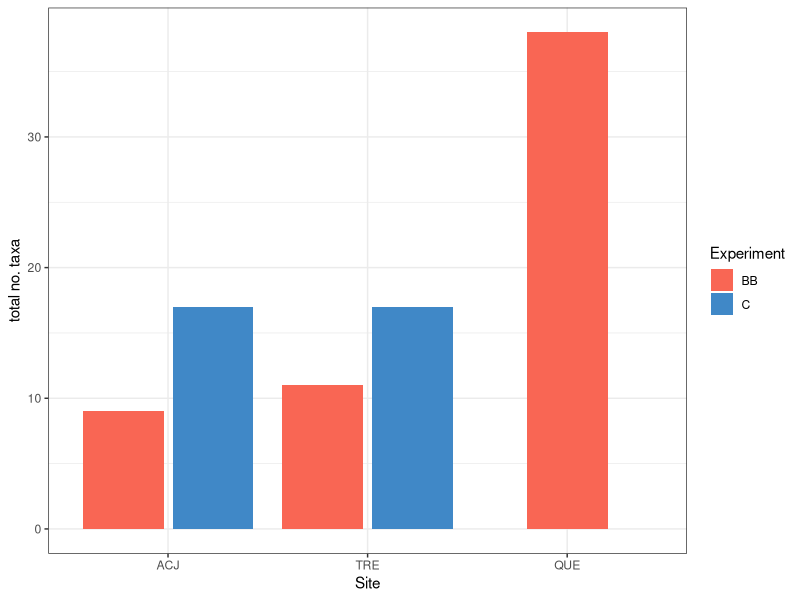
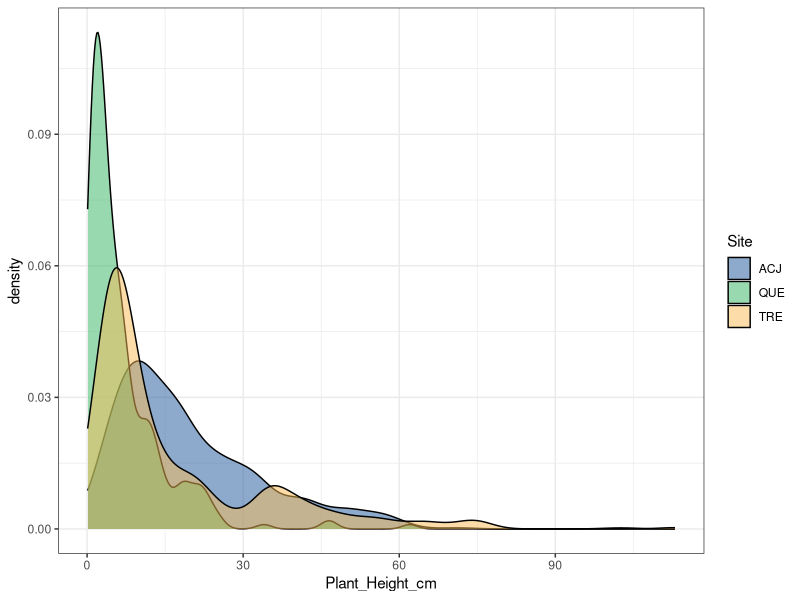

The R script that drew these images, in order:
# Plant functional trait course 5
# Cusco/Wayqecha, Peru - March 2019
#
# Group 3: Trait & taxonomic community response to fire and elevation
# Authors: Dagmar D. Egelkraut, Lucely Vilca Bustamante, Sonya Geange,
#          Korina Ocampo-Zuleta, Jonathan von Oppen, Jess Rickenback, 
#          Tanya Strydom
# Contact: dagmar.egelkraut@uib.no

### 0) Dependencies ----
if(!require(skimr)){        # for quick overview of dataset
  install.packages("skimr")
  library(skimr)
}
library(tidyverse)

### .5) Colour scheme ----
# ( from https://color.adobe.com/SRADDET-Sud-2-color-theme-14318632 )
theme_red <- "#F96654"
theme_blue <- "#4088C7"
theme_green <- "#34B362"
theme_darkblue <- "#1D5799"
theme_yellow <- "#FABC55"

### 1) Import data ----
fire_traits <- read.csv("PFTC5_Peru_2020_LeafTraits_cleaned_20-03-21.csv", 
                        header = T, 
                        sep = ",")

### 2) Inspect data, calculate variables ----
skim(fire_traits)

# LeafArea_cm2 is a factor, make numeric
fire_traits$LeafArea_cm2 <- as.numeric(fire_traits$LeafArea_cm2)

# create taxon column from Genus + species
fire_traits <- fire_traits %>% 
  mutate(Taxon = paste(Genus, " ", Species))
fire_traits$Taxon <- as.factor(fire_traits$Taxon)

# Average leaf thickness measurements
fire_traits <- fire_traits %>% 
  mutate(Leaf_Thickness_avg_mm = 
           (Leaf_Thickness_1_mm + Leaf_Thickness_2_mm + Leaf_Thickness_3_mm) / 3)

# QUE contains C samples, have to be BB -> recode (NOT WORKING YET; TO BE FINISHED)
fire_traits <- fire_traits %>% 
  mutate_at(vars(Experiment, Site), as.character) %>% 
  mutate(.,
         Experiment = ifelse(Site == "QUE" & Experiment %in% c("C", "B"), "BB", Experiment)
  )

# check again
skim(fire_traits)

### 3) Clean dataset ----
# limit to traits project
fire_traits_compl <- fire_traits %>% 
  filter(Project == "T") %>% 
# exclude cases with NA in Experiment, just for ease
  drop_na(Experiment) %>% 
# also drop WAY samples, as not our focus
  filter(!Site == "WAY")

### 4) Summary graphs ----
# N species per site and treatment
fire_traits_compl %>% group_by(Site, Experiment) %>% 
  summarise(n_taxa = n_distinct(Taxon)) %>% 
  ggplot(aes(x = Site, y = n_taxa, fill = Experiment)) +
    geom_bar(stat = "identity", position = position_dodge2(preserve = "single")) +
    scale_fill_manual(values = c(theme_red, theme_blue)) +
    scale_x_discrete(limits = c("ACJ", "TRE", "QUE")) +
    theme_bw() +
    labs(y = "total no. taxa")

fire_traits_compl %>% #group_by(Site) %>% 
  ggplot(aes(Plant_Height_cm, fill = Site)) +
    geom_density(alpha = .5, kernel = "gaussian") +
    scale_fill_manual(values = c(theme_darkblue, theme_green, theme_yellow)) +
    theme_bw() +
    labs(y = "density")

# End of script ----